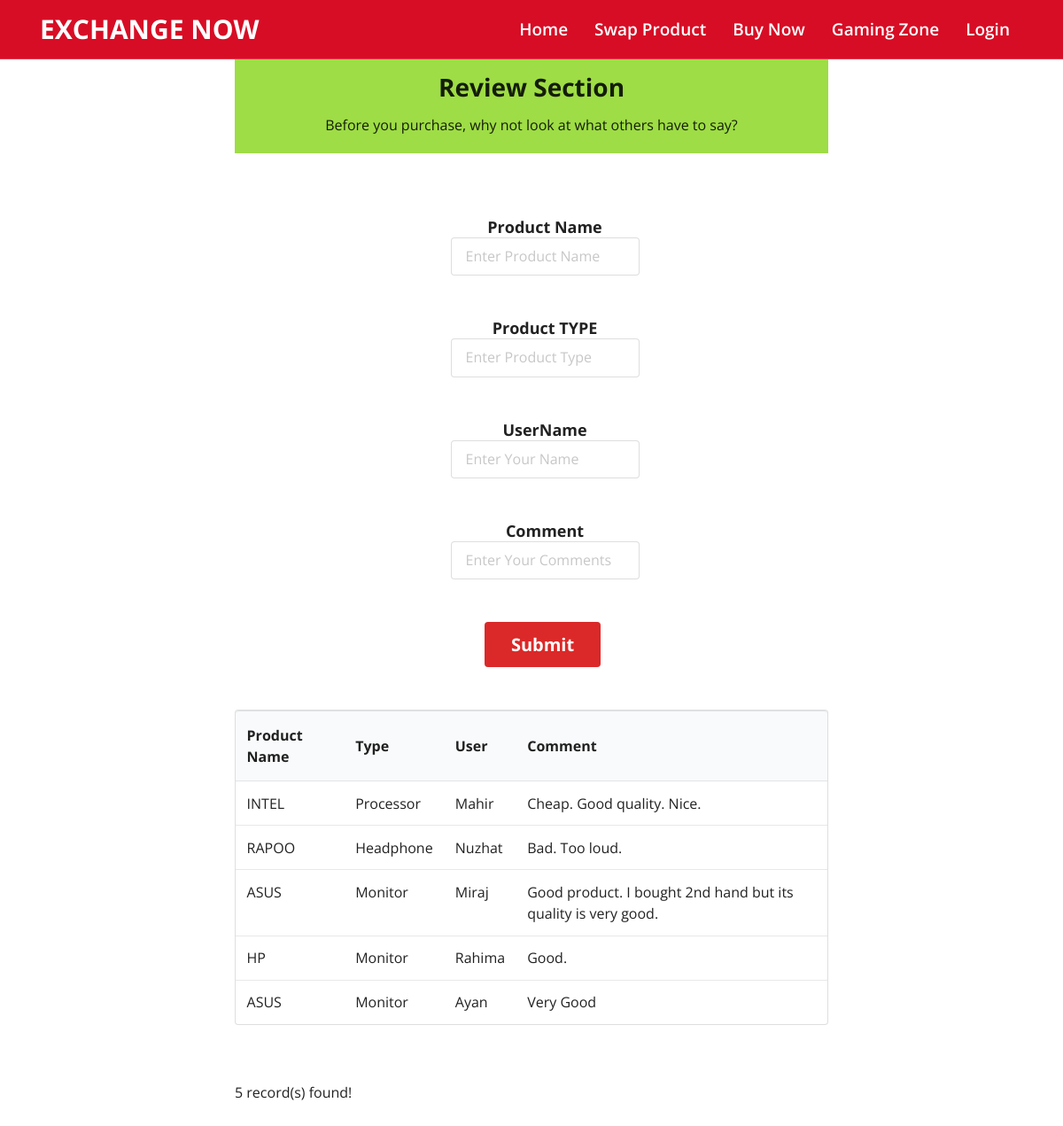
/exchange/review.php, run on the app's committed database.
### tables this page shows
CREATE TABLE `product_review` (
  `PR_NAME` varchar(50) NOT NULL,
  `TYPE` varchar(50) NOT NULL,
  `USERNAME` varchar(50) NOT NULL,
  `COMMENT` varchar(100) NOT NULL
);

### exchange/review.php (the view, shortened to what this page needs)
<!DOCTYPE HTML>
<HTML>
<head>
  <link rel="stylesheet" href="css/fontawesome.css">
  <link rel="stylesheet" href="css/owl.carousel.min.css">
  <link rel="stylesheet" href="css/bootstrap.min.css">
  <link rel="stylesheet" href="css/style.css">
  <link rel="stylesheet" href="css/responsive.css">
  <link rel="stylesheet" href="css/semantic.min.css">
</head>
<header class="header fixed-top">
  <div class="container">
    <nav class="navbar navbar-expand-lg navbar-light">
       <a class="navbar-brand" href="#"></span>Exchange Now</a>
      <div class="collapse navbar-collapse" id="collapsibleNavbar">
        <ul class="navbar-nav ml-auto">
         <li class="nav-item">
           <a class="nav-link active" href="index.php"> Home</a>
         </li>
         <li class="nav-item">
           <a class="nav-link active" href="customersell.html"> Swap Product</a>
         </li>
         <li class="nav-item">
           <a class="nav-link active" href="buynow.php"> Buy Now</a>
         </li>
         <li class="nav-item">
           <a class="nav-link active" href="../Gaming-Z/gz1.php"> Gaming Zone</a>
         </li>
		 <li class="nav-item">
           <a class="nav-link active" href="login.php"> Login</a>
         </li>
       </ul>
      </div>
    </nav>
  </div>
</header>
	<body>
		<br><br><br>
    <div class="ui text container" style ="text-align: center;">
    <div style ="text-align: center; background-color: #9edd45; padding: 3% ">
    <h1> Review Section </h1>
    <p> Before you purchase, why not look at what others have to say? </p>
   </div>
   <br><br><br>
	<body>
	<div>
		<form action = "review_submit.php" method = "post">
		<div class="ui  text container" style= "text-align: center;">
        <div><h3>Product Name</h3></div>
        <div class="ui input">
        <input type="text" name="pr_name" placeholder= "Enter Product Name">
        </div>
        </div>
		<br><br>
		<div class="ui  text container" style= "text-align: center;">
        <div><h3>Product TYPE</h3></div>
        <div class="ui input">
        <input type="text" name="type" placeholder= "Enter Product Type">
        </div>
        </div>
        <br><br>
        <div class="ui  text container" style= "text-align: center;">
        <div><h3>UserName </h3></div>
        <div class="ui input">
        <input type="text" name="user" placeholder= "Enter Your Name">
        </div>
        </div>
        <br><br>
		<div class="ui  text container" style= "text-align: center;">
        <div><h3>Comment </h3></div>
        <div class="ui input">
        <input type="text" name="comment" placeholder= "Enter Your Comments">
        </div>
        </div>
        <br><br>
		<div class="ui  text container"style= "text-align: center;">
        <button class="ui red huge button"style= "text-align: center;"> Submit </button>
        </div>
        </div>
        <br><br>
	</div>
	<?php
	$servername="localhost";
	$username="exchange";
	$password="mysql";
	$dbname="exchange_now";
	$conn = new mysqli($servername, $username, $password, $dbname);
    $query = "SELECT * FROM `product_review` ";
    if ($result = $conn->query($query)) {
      printf('<div class="ui text container">');
      printf('<table class="ui unstackable table">');
      printf("<thead> <tr> <th>Product Name</th> <th>Type</th> <th>User</th> <th>Comment</th> </tr> </thead>");
        while ($row = $result->fetch_assoc()) {
            printf ('<tr> <td>%s</td> <td>%s</td> <td>%s</td> <td>%s</td>
            </tr>' ,$row["PR_NAME"], $row["TYPE"], $row["USERNAME"], $row["COMMENT"]);
        }
        printf("</table>");
        printf("  <br><br>%d record(s) found!<br>", $result->num_rows);
       printf('</div>');
        printf("<br><br><br><br><br><br><br><br><br>");
    }
    else
    {
      printf("No record found!<br><br><br><br><br><br>");
    }
  ?>
	</body>
</HTML>

### exchange/css/style.css (style rules this page uses)
* { margin: 0; padding: 0; outline: none; }
a { text-decoration: none!important; }
.header { border-bottom: 1px solid rgba(255,255,255,.2); background-color: #d70d25; }
.header .navbar { padding: 0; }
.header .navbar.navbar-light .navbar-brand { font-size: 30px; font-weight: 700; text-transform: uppercase; color: #ffffff; }
.header .navbar #collapsibleNavbar .nav-item .nav-link { color: #ffffff; font-size: 19px; text-transform: capitalize; font-weight: 600; padding: 20px 15px 20px; line-height: 26px; opacity: 0.6; }
.header .navbar #collapsibleNavbar .nav-item .nav-link.active { opacity: 1; }

### data on the page
product_review: PR_NAME "INTEL", TYPE "Processor", USERNAME "Mahir", COMMENT "Cheap. Good quality. Nice."
product_review: PR_NAME "RAPOO", TYPE "Headphone", USERNAME "Nuzhat", COMMENT "Bad. Too loud."
product_review: PR_NAME "ASUS", TYPE "Monitor", USERNAME "Miraj", COMMENT "Good product. I bought 2nd hand but its quality is very good."
product_review: PR_NAME "HP", TYPE "Monitor", USERNAME "Rahima", COMMENT "Good."
product_review: PR_NAME "ASUS", TYPE "Monitor", USERNAME "Ayan", COMMENT "Very Good"

### other printed values
$result->num_rows "5"
